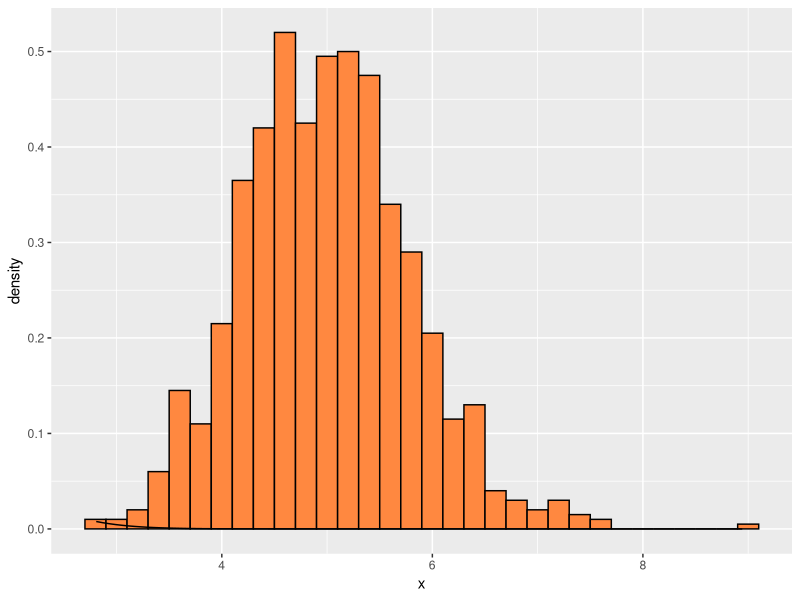

Source code (R):
## ---- chunk 1
lambda = 0.2
n = 40
nsims = 1:1000
set.seed(820)
means <- data.frame(x = sapply(nsims, function(x) {mean(rexp(n, lambda))}))
head(means)
## ---- chunk 2
mean(means$x)
## ---- chunk 3
mu=1/lambda
print(mu)
## ---- chunk 4
sd(means$x)
## ---- chunk 5
(1/lambda)/sqrt(40)
## ---- chunk 6
var(means$x)
## ---- chunk 7
((1/lambda)/sqrt(40))^2
## ---- chunk 8
library(ggplot2)
ggplot(data = means, aes(x = x)) +
geom_histogram(aes(y=..density..), fill = I('#ff8840'),
binwidth = 0.20, color = I('black')) +
stat_function(fun = dnorm, arg = list(mean = 5, sd = sd(means$x)))
